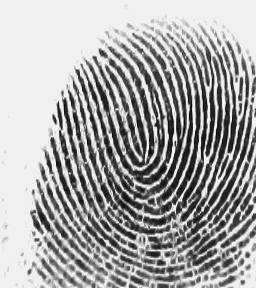
#> input picture FingerPrint/biometrics/images/FPphoto.bmp, 256 x 288 px
$ python hough.py images/FPphoto.bmp
#> lines starting #> are read from the running program, lines starting #| are printed output that depends on the picture
# Metody biometryczne
# Przemyslaw Pastuszka

from PIL import Image, ImageDraw
import utils
import argparse
import math


def get_hough_image(im):
    (x, y) = im.size
    x *= 1.0
    y *= 1.0

    im_load = im.load()

    result = Image.new("RGBA", im.size, 0)
    draw = ImageDraw.Draw(result)

    for i in range(0, im.size[0]):
        for j in range(0, im.size[1]):
            if im_load[i, j] > 220:
                line = lambda t: (t, (-(i / x - 0.5) * (t / x) + (j / y - 0.5)) * x)
                draw.line([line(0), line(x)], fill=(50, 0, 0, 10))

    return result


if __name__ == "__main__":
    parser = argparse.ArgumentParser(description="Hough transform")
    parser.add_argument("image", nargs=1, help = "Path to image")
    args = parser.parse_args()

    im = Image.open(args.image[0])
#> im is the input picture: PIL image 256x288 L; min 0, max 240, mean 167.4
    im = im.convert("L")  # covert to grayscale
    im.show()

    hough_img = get_hough_image(im)
#> in get_hough_image, `result = Image.new("RGBA", im.size, 0)`: result: PIL image 256x288 RGBA; every value is 0
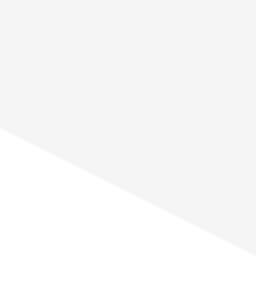
#> hough_img: PIL image 256x288 RGBA; mean R, G, B, A 33.3, 0, 0, 6.7; transparent parts drawn white
    hough_img.show()
